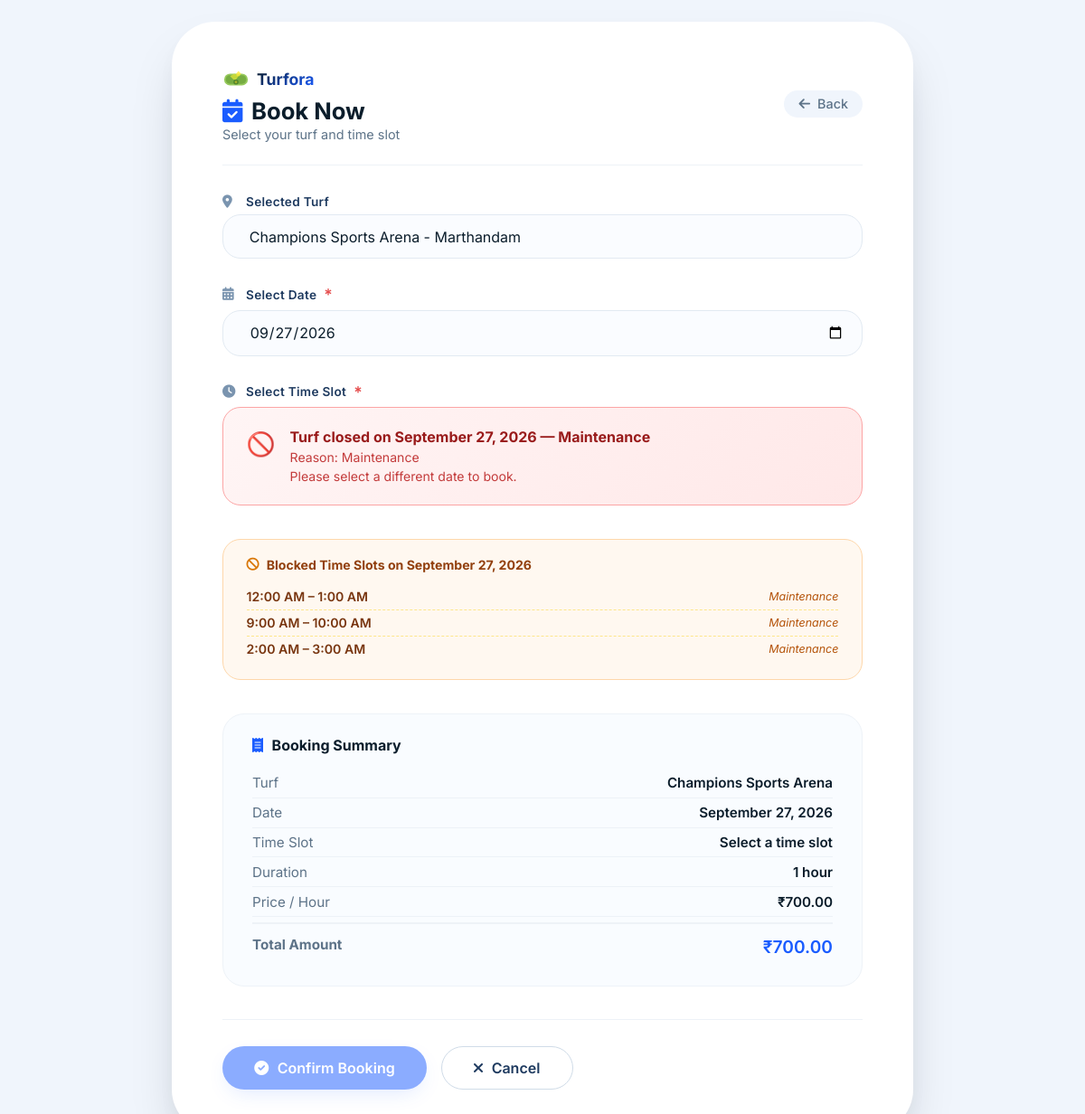
The page /booknow/1/4/ on the database its author committed.
### turforaapp/models.py (models this page shows, shortened)
class Turf(models.Model):
    turf_name = models.CharField(max_length=100)
    location = models.CharField(max_length=100)
    turf_type = models.CharField(max_length=50)
    image = models.ImageField(upload_to='turf_images/', blank=True, null=True)
    description = models.TextField()
    price_per_hour = models.DecimalField(max_digits=10, decimal_places=2)
    available_facilities = models.TextField()
    rating = models.DecimalField(max_digits=3, decimal_places=1, default=0.0)
    address = models.CharField(max_length=255)
    opening_time = models.TimeField()
    closing_time = models.TimeField()
    is_active = models.BooleanField(default=True)

class TurfHoliday(models.Model):
    STATUS_CHOICES = [
        ('maintenance', 'Maintenance'),
        ('holiday', 'Holiday'),
        ('inactive', 'Inactive'),
    ]
    turf = models.ForeignKey(Turf, on_delete=models.CASCADE)
    start_date = models.DateField()
    end_date = models.DateField()
    status = models.CharField(max_length=20, choices=STATUS_CHOICES)
    reason = models.CharField(max_length=200)

class BlockedSlot(models.Model):
    turf = models.ForeignKey(Turf, on_delete=models.CASCADE)
    date = models.DateField()
    from_time = models.TimeField()
    to_time = models.TimeField()
    reason = models.CharField(max_length=200, blank=True)

### turforaapp/views.py (the view, shortened to what this page needs)
# urls.py: path( 'booknow/<int:user_id>/<int:turf_id>/',views.booknow,name='booknow'),
def booknow(request, user_id, turf_id):
    user = get_object_or_404(Playerdetail, id=user_id)
    turf = get_object_or_404(Turf, id=turf_id)
    selected_date = request.GET.get('date')
    if not selected_date:
        selected_date = datetime.today().date()
    else:
        selected_date = datetime.strptime(
            selected_date,
            '%Y-%m-%d'
        ).date()
    holiday_obj = TurfHoliday.objects.filter(
        turf=turf,
        start_date__lte=selected_date,
        end_date__gte=selected_date,
    ).first()
    is_holiday_date = holiday_obj is not None
    bookings = Booking.objects.filter(
        turf=turf,
        booking_date=selected_date
    )
    booked_slots = []
    for booking in bookings:
        booked_slots.append(booking.start_time)
    blocked_slots = BlockedSlot.objects.filter(
        turf=turf,
        date=selected_date
    )
    slots = []
    return render(
        request,
        'booknow.html',
        {
            'user': user,
            'turf': turf,
            'slots': slots,
            'blocked_slots': blocked_slots,
            'is_holiday_date': is_holiday_date,
            'holiday_obj': holiday_obj,
            'selected_date': selected_date,
            'today': datetime.today().date(),
        }
    )

### turforaapp/templates/booknow.html (shortened to what this page needs)
<!DOCTYPE html>
<html lang="en">
<head>
    <link rel="stylesheet" href="https://cdnjs.cloudflare.com/ajax/libs/font-awesome/6.0.0-beta3/css/all.min.css" />
</head>
<body>
    <div class="booking-container">
        <div class="page-header">
            <div class="title-group">
                <div class="logo-mini" style="margin-bottom:0.3rem;">
                    <span>Turfora</span>
                </div>
                <h2><i class="fas fa-calendar-check"></i> Book Now</h2>
                <span class="sub">Select your turf and time slot</span>
            </div>
            <a href="{% url 'turfdetails' turf.id%}" class="back-btn"><i class="fas fa-arrow-left"></i> Back</a>
        </div>
        <form class="booking-form" method="POST">
            <div class="form-group">
                <label><i class="fas fa-map-marker-alt"></i> Selected Turf</label>
                <div class="input-wrapper">
                    <input type="text" value="{{ turf.turf_name }} - {{ turf.location }}" readonly>
                </div>
            </div>
            <div class="form-group">
                <label for="bookingDate"><i class="fas fa-calendar-alt"></i> Select Date <span
                        class="required">*</span></label>
                <div class="input-wrapper">
                    <input type="date" id="bookingDate" name="booking_date" value="{{ selected_date|date:'Y-m-d' }}"
                        required>
                </div>
            </div>
            <div class="form-group">
                <label>
                    <i class="fas fa-clock"></i>
                    Select Time Slot
                    <span class="required">*</span>
                </label>
                {% if is_holiday_date %}
                <div class="holiday-banner">
                    <div class="hb-icon">🚫</div>
                    <div>
                        <div class="hb-title">
                            Turf closed on {{ selected_date|date:"F d, Y" }}
                            {% if holiday_obj.status == 'maintenance' %}— Maintenance{% elif holiday_obj.status == 'holiday' %}— Holiday{% else %}— Inactive{% endif %}
                        </div>
                        {% if holiday_obj.reason %}
                        <div class="hb-reason">Reason: {{ holiday_obj.reason }}</div>
                        {% endif %}
                        <div class="hb-reason" style="margin-top:0.3rem;">
                            Please select a different date to book.
                        </div>
                    </div>
                </div>
                {% endif %}
            </div>
            {% if blocked_slots %}
            <div class="blocked-info-card">
                <div class="bic-header">
                    <i class="fas fa-ban"></i>
                    Blocked Time Slots on {{ selected_date|date:"F d, Y" }}
                </div>
                {% for b in blocked_slots %}
                <div class="blocked-slot-row">
                    <span class="bs-time">{{ b.from_time|time:"g:i A" }} – {{ b.to_time|time:"g:i A" }}</span>
                    {% if b.reason %}<span class="bs-reason">{{ b.reason }}</span>{% endif %}
                </div>
                {% endfor %}
            </div>
            {% endif %}
            <div class="booking-summary">
                <h4>
                    <i class="fas fa-receipt"></i>
                    Booking Summary
                </h4>
                <div class="summary-row">
                    <span class="label">Turf</span>
                    <span class="value">
                        {{ turf.turf_name }}
                    </span>
                </div>
                <div class="summary-row">
                    <span class="label">Date</span>
                    <span class="value" id="selectedDate">
                        {{ selected_date|date:"F d, Y" }}
                    </span>
                </div>
                <div class="summary-row">
                    <span class="label">Time Slot</span>
                    <span class="value" id="selectedTime">
                        Select a time slot
                    </span>
                </div>
                <div class="summary-row">
                    <span class="label">Duration</span>
                    <span class="value">
                        1 hour
                    </span>
                </div>
                <div class="summary-row">
                    <span class="label">Price / Hour</span>
                    <span class="value">
                        ₹{{ turf.price_per_hour }}
                    </span>
                </div>
                <div class="summary-row total-row">
                    <span class="label">
                        Total Amount
                    </span>
                    <span class="value total">
                        ₹{{ turf.price_per_hour }}
                    </span>
                </div>
            </div>
            <div class="form-actions">
                <button type="submit" class="btn btn-primary" id="confirmBtn"
                    {% if is_holiday_date %}disabled style="opacity:0.5;cursor:not-allowed;"{% endif %}>
                    <i class="fas fa-check-circle"></i> Confirm Booking
                </button>
                <a href="#" class="btn btn-outline"><i class="fas fa-times"></i> Cancel</a>
            </div>
        </form>
    </div>
</body>
</html>

### rows shown on the page
Turf: turf_name "Champions Sports Arena - Marthandam", turf_name "Champions Sports Arena", price_per_hour "700.00"
TurfHoliday: reason "Maintenance"
BlockedSlot: from_time "12:00 AM", to_time "1:00 AM", reason "Maintenance"
BlockedSlot: from_time "9:00 AM", to_time "10:00 AM", reason "Maintenance"
BlockedSlot: from_time "2:00 AM", to_time "3:00 AM", reason "Maintenance"

### other values the page prints
{{ selected_date|date:"F d, Y" }} "September 27, 2026"
